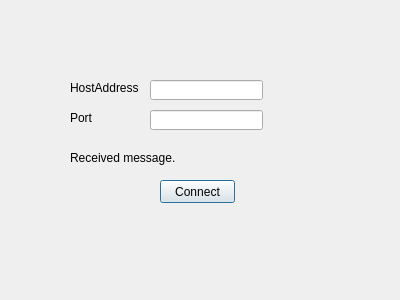
<?xml version="1.0" encoding="UTF-8"?>
<ui version="4.0">
 <class>Client</class>
 <widget class="QDialog" name="Client">
  <property name="geometry">
   <rect>
    <x>0</x>
    <y>0</y>
    <width>400</width>
    <height>300</height>
   </rect>
  </property>
  <property name="windowTitle">
   <string>Client</string>
  </property>
  <widget class="QLabel" name="label">
   <property name="geometry">
    <rect>
     <x>70</x>
     <y>80</y>
     <width>71</width>
     <height>16</height>
    </rect>
   </property>
   <property name="text">
    <string>HostAddress</string>
   </property>
  </widget>
  <widget class="QLabel" name="label_2">
   <property name="geometry">
    <rect>
     <x>70</x>
     <y>110</y>
     <width>61</width>
     <height>16</height>
    </rect>
   </property>
   <property name="text">
    <string>Port</string>
   </property>
  </widget>
  <widget class="QLineEdit" name="le_hostAddress">
   <property name="geometry">
    <rect>
     <x>150</x>
     <y>80</y>
     <width>113</width>
     <height>20</height>
    </rect>
   </property>
  </widget>
  <widget class="QLineEdit" name="le_port">
   <property name="geometry">
    <rect>
     <x>150</x>
     <y>110</y>
     <width>113</width>
     <height>20</height>
    </rect>
   </property>
  </widget>
  <widget class="QLabel" name="label_3">
   <property name="geometry">
    <rect>
     <x>70</x>
     <y>150</y>
     <width>151</width>
     <height>16</height>
    </rect>
   </property>
   <property name="text">
    <string>Received message.</string>
   </property>
  </widget>
  <widget class="QPushButton" name="pushButton">
   <property name="geometry">
    <rect>
     <x>160</x>
     <y>180</y>
     <width>75</width>
     <height>23</height>
    </rect>
   </property>
   <property name="text">
    <string>Connect</string>
   </property>
  </widget>
 </widget>
 <layoutdefault spacing="6" margin="11"/>
 <resources/>
 <connections/>
</ui>
